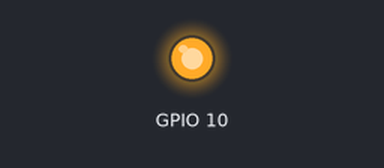
This sketch was run on a simulated ESP8266 (Wemos D1 mini). Shown: output pins drawn as LEDs (lit = HIGH).

Above: at 0.1 s.
At 3.1 s:
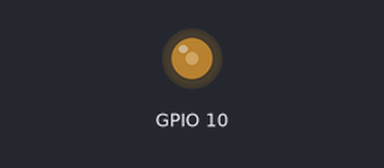
Timing chart, 0 to 4.6 s (numbered marks = the images above):
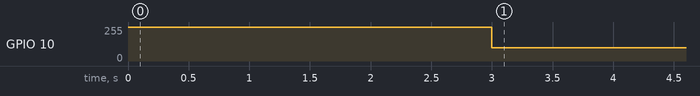

The sketch:

PWMpump.ino
```cpp
void setup() {
  pinMode(10,OUTPUT);
  analogWrite(10,255); // high
  delay(3000); // keep high for 3 seconds
}

void loop() {
  analogWrite(10,100); // 50% duty cycle
  delay(5);
}
```

Measured:
- by itself, GPIO 10: 255/255 → 100/255 at 3.0 s
